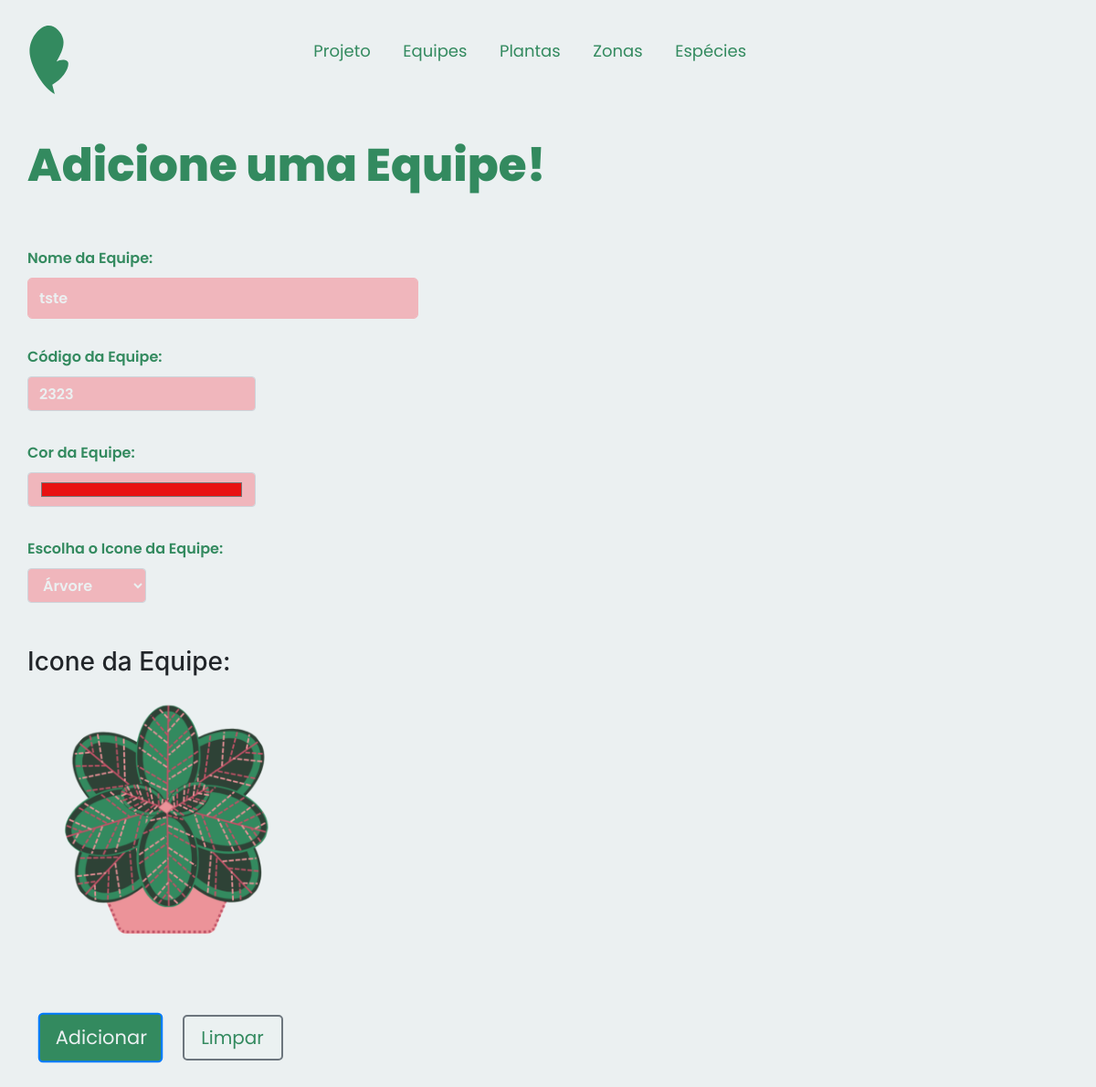
The app's page /app/views/equipes/editarEquipe.php?id=1 with its own data.
### tables this page shows
CREATE TABLE `equipe` (
  `idEquipe` int(11) NOT NULL,
  `nomeEquipe` varchar(100) NOT NULL,
  `codEntrada` int(11) NOT NULL,
  `cor` varchar(50) NOT NULL,
  `icone` varchar(200) NOT NULL
);

### app/dao/EquipeDAO.php (called while the page is built, shortened)
<?php
include_once(__DIR__ . "/../models/EquipeModel.php");
class EquipeDAO
{
    private function mapEquipes($resultSql)
    {
        $equipes = array();
        foreach ($resultSql as $reg) :
            $equipe = new Equipe();
            $equipe->setIdEquipe($reg['idEquipe']);
            $equipe->setNomeEquipe($reg['nomeEquipe']);
            $equipe->setCodEntrada($reg['codEntrada']);
            $equipe->setCorEquipe($reg['cor']);
            $equipe->setIconeEquipe($reg['icone']);
            array_push($equipes, $equipe);
        endforeach;
        return $equipes;
    }
    public function findById($idEquipe)
    {
        $conn = Connection::getConn();
        $sql = EquipeDAO::SQL_EQUIPE .
            " WHERE e.idEquipe = ?";
        $stmt = $conn->prepare($sql);
        $stmt->execute([$idEquipe]);
        $result = $stmt->fetchAll();
        $equipes = $this->mapEquipes($result);
        if (count($equipes) == 1)
            return $equipes[0];
        elseif (count($equipes) == 0)
            return null;
        die("EspecieDAO.findById - Erro: mais de uma equipe" .
            " encontrado para o ID " . $idEquipe);
    }
}

### app/controllers/EquipeController.php (called while the page is built, shortened)
<?php
include_once(__DIR__."/../dao/EquipeDAO.php");
class EquipeController {
    private $equipeDAO;
    public function __construct() {
        $this->equipeDAO = new EquipeDAO();
    }
    public function buscarPorId($idEquipe) {
        return $this->equipeDAO->findById($idEquipe);
    }
}
?>

### app/models/EquipeModel.php (called while the page is built, shortened)
<?php
class Equipe
{
    private $nomeEquipe;
    private $codEntrada;
    private $corEquipe;
    private $iconeEquipe;
    public function setIdEquipe($idEquipe)
    {
        return $this;
    }
    public function getNomeEquipe()
    {
        return $this->nomeEquipe;
    }
    public function setNomeEquipe($nomeEquipe)
    {
        $this->nomeEquipe = $nomeEquipe;
        return $this;
    }
    public function getCodEntrada()
    {
        return $this->codEntrada;
    }
    public function setCodEntrada($codEntrada)
    {
        $this->codEntrada = $codEntrada;
        return $this;
    }
    public function getCorEquipe()
    {
        return $this->corEquipe;
    }
    public function setCorEquipe($corEquipe)
    {
        $this->corEquipe = $corEquipe;
        return $this;
    }
    public function getIconeEquipe()
    {
        return $this->iconeEquipe;
    }
    public function setIconeEquipe($iconeEquipe)
    {
        $this->iconeEquipe = $iconeEquipe;
        return $this;
    }
}

### app/views/equipes/editarEquipe.php (the view, shortened to what this page needs)
<?php include_once("../../controllers/EquipeController.php"); ?>
<?php
$id = $_GET['id'];
$equipeCont = new EquipeController();
$equipe = $equipeCont->buscarPorId($id);
?>
<!DOCTYPE html>
<html lang="pt-br">
<head>
    <link rel="stylesheet" href="https://stackpath.bootstrapcdn.com/bootstrap/4.1.3/css/bootstrap.min.css"
>
    <link rel="stylesheet" href="../css/adicionarplanta.css">
    <link rel="stylesheet" href="../css/plantas.css">
    <?php include_once("../../bootstrap/header.php");?>
    <link rel="stylesheet" href="./css/index.css">
    <link rel="stylesheet" href="./css/cabecalho.css">
    <link rel="stylesheet" href="views/js/registro.js">
    <link rel="stylesheet" href="css/editorwys.css" type="text/css" media="all" />
</head>
</head>
<nav>
    <?php include_once("../../bootstrap/navADM.php");?>
</nav>
<body>
    <main>
    <nav id="primeirotextoindex">
            <div class="container">
                <div class="row justify-content-md-left">
                        <div class="row">
                        <div class="col">
                        <h1 id="primeirotextoreg"> Adicione uma Equipe!</h1>
                            <form action="editarEquipeExec.php" method="POST" enctype="multipart/form-data">
                            <label for="formtexto" id="txtNome">Nome da Equipe:</label>
                            <input type="text" name="Nome_Equipe" class="form-control" id="txtNomeEquipe" value="<?php echo $equipe->getNomeEquipe(); ?>" $ aria-describedby="nome-cadastro">
                            <label for="formtexto" id="txtCodigo">Código da Equipe:</label>
                            <input type="number" value="<?php echo $equipe->getCodEntrada(); ?>" name="Cod_Equipe" class="form-control" id="txtCodigoForm" aria-describedby="nome-cadastro">
                            <div class="w-100"> <br>
                            <label for="formtexto" id="txtCodigo">Cor da Equipe: </label>
                            <input type="color" value="<?php echo $equipe->getCorEquipe(); ?>" name="Cor_Equipe" class="form-control" id="txtCodigoForm" aria-describedby="nome-cadastro">
                            <div class="w-100"> <br>
                            <label id="txtCodigo" for="imagem">Escolha o Icone da Equipe:</label>
                            <br>
                            <select name="imagem" id="imagem" class='form-control' style='width: 130px; margin-top: 1px; color: #ebf0f1; background-color: #f0b6bc; font-family: Poppins-semibold;' onchange="atualizarImagem()">
                            <option value="../../public/icon/arvore_icon.png" data-imagem="../../public/icon/arvore_icon.png">Árvore</option>
                            </select>
                            <br>
                            <br>
                            <div id="imagemSelecionada">
                            <h3>Icone da Equipe:</h3>
                            <img src="<?php echo $equipe->getIconeEquipe(); ?>" alt="" id="previewImagem" style="width: 300px; height: 300px">
                            <div class="container">
                            <button type="submit" class="btn btn-primary btn-lg" id="botoesregistrar"><a>Adicionar</a> </button>
                            <button type="reset" class="btn btn-secondary btn-lg" id="botoeslimpar"> <a id="limpar"> Limpar</a>
                            </button>
                            </div>
                            <br> <br>
                            </form>
    </main>
    </body>
</body>
</html>

### app/views/css/adicionarplanta.css (style rules this page uses)
:root { --principal: #338a5f; --verdao: #04574d; --branco: #ebf0f1; --branquinho: #ebf0f14b; --destaque: #f58c95; --rosinha: #f0b6bc; --cinza: #586660; --cinzinha: #d3dadb; width: 100%; height: 100%; font-family: Poppins-regular, Roboto; }
* { margin: 0 auto; padding: 0; }
body { background-color: var(--branco); min-height: 100%; overflow-x: hidden; }
a { text-decoration: none; }
.btn { background-size: cover; background-position: center; background-repeat: no-repeat; cursor: pointer; }
#txtNome { margin-left: 0%; font-family: Poppins-semibold; color: var(--principal); margin-top: 10px; }
#txtCodigo { margin-left: 0%; font-family: Poppins-semibold; color: var(--principal); margin-top: 10px; }
.form-control { background-color: var(--rosinha); height: 45px; border: none; border-radius: 0; box-shadow: none; margin-top: -10px; margin-right: 70px; }
#primeirotextoreg { color: #338A5F; margin-bottom: 50px; font-family: Poppins; margin-top: 40px; font-size: 50px; }
#botoesregistrar { color:#f58c95; background-color: #04574d; margin-top: 60px; border-radius: 5px; border-width: 2px; width: 130px; transform: scale(1.05); margin-right: 20px; font-family: Poppins-regular; height: 52px; text-align: center; transition: 0.3s ease; text-decoration: none; }
#botoeslimpar { background-color: var(--branquinho); border-radius: 5px; border-width: 2px; width: 110px; margin-top: 60px; color: var(--principal); font-family: Poppins-regular; }
#txtCodigoForm { width: 250px; }
input[type=text], input[type=text]:hover, input[type=text]:valid, input[type=text]::after { width: 1000px; background-color: var(--rosinha); height: 45px; margin-right: auto; border-radius: 0%; margin-right: 50px; margin-bottom: 20px; margin-top: -5px; border-color: var(--rosinha); position: relative; font-family: Poppins-medium; transition: 0.3s all ease; color: var(--branco); }
button[type=submit]::after { border: none; }
#txtCodigoForm { background-color: #f0b6bc; color: #ebf0f1; margin-top: 1px; font-family: Poppins-semibold; }

### app/views/css/plantas.css (style rules this page uses)
:root { --principal: #338a5f; --verdao: #04574d; --branco: #ebf0f1; --branquinho: #ebf0f14b; --destaque: #f58c95; --rosinha: #f0b6bc; --cinza: #586660; --cinzinha: #d3dadb; width: 100%; height: 100%; font-family: Poppins-regular, Roboto; }
* { margin: 0 auto; padding: 0; }
body { background-color: var(--branco); min-height: 100%; overflow-x: hidden; }
#botoesregistrar { background-color: #338a5f !important; color: #ebf0f1; }

### app/views/css/cabecalho.css (style rules this page uses)
:root { --principal: #338a5f; --verdao: #04574d; --branco: #ebf0f1; --branquinho: #ebf0f14b; --destaque: #f58c95; --rosinha: #f0b6bc; --cinza: #586660; --cinzinha: #d3dadb; width: 100%; height: 100%; font-family: Poppins-regular, Roboto; }
button, button:focus, button::after, button::before { outline: none !important; }

### app/views/css/index.css (style rules this page uses)
:root { --principal: #338a5f; --verdao: #04574d; --branco: #ebf0f1; --branquinho: #ebf0f14b; --destaque: #f58c95; --rosinha: #f0b6bc; --cinza: #586660; --cinzinha: #d3dadb; width: 100%; height: 100%; font-family: Poppins-regular, Roboto; }
button, button:focus, button::after, button::before { outline: none !important; }
body { background-color: var(--branco); }
body { overflow-x: hidden; }

### app/views/equipes/editarEquipe.php (style rules this page uses)
#txtNomeEquipe { color: #ebf0f1; background-color: #f0b6bc; margin-top: 1px; font-family: Poppins-semibold; border-radius: 5px; width: 428px; }

### records on screen
equipe: Nome_Equipe "tste", Cod_Equipe "2323", Cor_Equipe "#e81111", icone (picture)
